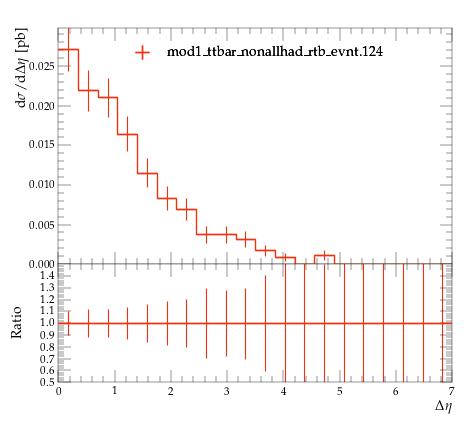

Write Python code to recreate this figure.
#! /usr/bin/env python

# This Python script was auto-generated using YODA v2.0.2.
# Analysis object: /MC_TTBAR/onelep_jetb_1_jetl_1_deta
# Timestamp: 07-08-2026 (10:19:45)

import matplotlib as mpl
import matplotlib.pyplot as plt
mpl.use('Agg') # comment out for interactive use
import os
import numpy as np

plotDir = os.path.split(os.path.realpath(__file__))[0]
if 'YODA_USER_PLOT_PATH' in globals():
    plot_outdir = globals()['YODA_USER_PLOT_PATH']
else:
    plot_outdir = plotDir

#plot style
plt.style.use(os.path.join(plotDir, '../default.mplstyle'))
# plot metadata
figW, figH = plt.rcParams['figure.figsize']
ax_xLabel = r'$\Delta \eta$'
ax_yLabel = r'$\mathrm{d}\sigma/\mathrm{d}\Delta \eta$ [pb]'
ax_title  = r''
ax_xScale = 'linear'
ax_yScale = 'linear'
xLims = (0.0, 7.0)
yLims = (0.0, 0.029835696000000002)

# TeX-friendly labels for the legend
labels = {
    'legend' : ([ r"mod1\_ttbar\_nonallhad\_rtb\_evnt.124" ], r""),
}

# Adjust canvas width and height
canvasW = 10.0
canvasH = 9.0
figW *= canvasW/10.
figH *= canvasH/9.

# Create figure and axis objects
fig, (ax, ratio0_ax) = plt.subplots(2, 1, sharex=True,
                  figsize=(figW,figH), gridspec_kw={'height_ratios': (6.0, 3.0)})

# Set figure margins
plt.subplots_adjust(
    left   = 1.0 * plt.rcParams['figure.subplot.left'],
    right  = 1.0 * plt.rcParams['figure.subplot.right'],
    top    = 1.0 * plt.rcParams['figure.subplot.top'],
    bottom = 1.0 * plt.rcParams['figure.subplot.bottom'])

ratio0_ax.yaxis.set_major_locator(mpl.ticker.MultipleLocator(0.1))
ratio0_ax.set_ylim(0.5, 1.4999)
ratio0_ax.set_ylabel('Ratio')

# the numerical data is stored in a separate file
dataf = dict()
prefix = os.path.split(__file__)[0]
if prefix:    prefix = prefix + '/'
exec(open(prefix+'onelep_jetb_1_jetl_1_deta__data.py').read(), dataf)


legend_handles = dict() # keep track of handles for the legend

# style options for curves
# starts at zorder>=5 to draw curve on top of legend
styles = {
  'mod1_ttbar_nonallhad_rtb_evnt.124.yoda.gz': {
    'color' : '#EE3311',
    'linestyle' : '-',
    'linewidth' : 1,
    'marker' : 'none',
    'markersize' : 2,
    'capsize' : 0.0,
    'zorder' : 5,
    'histstyle' : 1,
    'drawstyle' : 'steps-pre',
    'xerrorbars' : 1,
    'yerrorbars' : 1,
    'fillcolor' : None,
    'fillopacity' : 1.0,
    'ratio0_linestyle' : '-',
    'ratio0_linewidth' : 1,
    'ratio0_marker' : 'none',
    'ratio0_markersize' : 2,
    'ratio0_capsize' : 0.0,
    'ratio0_zorder' : 5,
    'ratio0_histstyle' : 1,
    'ratio0_drawstyle' : 'steps-pre',
    'ratio0_xerrorbars' : 1,
    'ratio0_yerrorbars' : 1,
  },
}

# curve from input yoda files in main panel
for label, yvals in dataf['yvals'].items():
    if all(np.isnan(v) for v in dataf['yvals'][label]):
        continue
    tmp = None
    if styles[label]['histstyle']: # draw as histogram
        xpos = dataf['xedges'][label] if styles[label]['drawstyle'] else dataf['xpoints'][label]
        ypos = np.insert(yvals, 0, yvals[0]) if styles[label]['drawstyle'] else yvals
        if styles[label]['fillcolor']: # fill area below curve
            ax.fill_between(xpos, ypos, step='pre',
                            color=styles[label]['fillcolor'],
                            alpha=styles[label]['fillopacity'])
        tmp, = ax.plot(xpos, ypos,
                       color=styles[label]['color'],
                       linestyle=styles[label]['linestyle'],
                       linewidth=styles[label]['linewidth'],
                       drawstyle=styles[label]['drawstyle'], solid_joinstyle='miter',
                       zorder=styles[label]['zorder'], label=label)
    tmp = ax.errorbar(dataf['xpoints'][label], yvals,
                      xerr=np.array(dataf['xerrs'][label])*styles[label]['xerrorbars'],
                      yerr=np.array(dataf['yerrs'][label])*styles[label]['yerrorbars'],
                      fmt=styles[label]['marker'], capsize=styles[label]['capsize'],
                      markersize=styles[label]['markersize'],
                      ecolor=styles[label]['color'],
                      color=styles[label]['color'], zorder=styles[label]['zorder'])
    tmp[-1][0].set_linestyle(styles[label]['linestyle'])
    tmp[-1][0].set_linewidth(styles[label]['linewidth'])
    if label in dataf['add_legend_handle']:  legend_handles[label] = tmp
    for varLabel in dataf['variation_yvals'].keys():
        if varLabel.startswith(label):
            tmp, = ax.plot(dataf['xedges'][label], dataf['variation_yvals'][varLabel],
                           color=styles[label]['color'],
                           linestyle=styles[label]['linestyle'],
                           linewidth=styles[label]['linewidth'],
                           drawstyle='steps-pre', solid_joinstyle='miter',
                           zorder=styles[label]['zorder'], alpha=0.5)


# plots on ratio panel
# curve from input yoda files in ratio panel
for label, yvals in dataf['ratio0_yvals'].items():
    if all(np.isnan(v) for v in yvals):
        continue
    if styles[label]['ratio0_histstyle']: # plot as histogram
        xpos = dataf['xedges']['mod1_ttbar_nonallhad_rtb_evnt.124.yoda.gz'] if styles[label]['ratio0_drawstyle'] else dataf['xpoints']['mod1_ttbar_nonallhad_rtb_evnt.124.yoda.gz']
        ypos = np.insert(yvals, 0, yvals[0]) if styles[label]['ratio0_drawstyle'] else yvals
        ratio0_ax.plot(xpos, ypos,
                       color=styles[label]['color'],
                       linewidth=styles[label]['linewidth'],
                       linestyle=styles[label]['ratio0_linestyle'],
                       drawstyle=styles[label]['ratio0_drawstyle'], zorder=styles[label]['zorder'],
                       solid_joinstyle='miter')
    tmp = ratio0_ax.errorbar(dataf['xpoints']['mod1_ttbar_nonallhad_rtb_evnt.124.yoda.gz'], yvals,
                             xerr=np.array(dataf['ref_xerrs'])*styles[label]['ratio0_xerrorbars'],
                             yerr=np.array(dataf['ratio0_yerrs'][label])*styles[label]['ratio0_yerrorbars'],
                             fmt=styles[label]['ratio0_marker'], capsize=styles[label]['ratio0_capsize'],
                             markersize=styles[label]['ratio0_markersize'],
                             ecolor=styles[label]['color'],
                             color=styles[label]['color'])
    tmp[-1][0].set_linestyle(styles[label]['ratio0_linestyle'])
    tmp[-1][0].set_linewidth(styles[label]['ratio0_linewidth'])

    for varlabel in dataf['ratio0_variation_vals'].keys():
        if varlabel.startswith(label):
            ratio0_ax.plot(dataf['xedges']['mod1_ttbar_nonallhad_rtb_evnt.124.yoda.gz'],
                            dataf['ratio0_variation_vals'][varlabel],
                            color=styles[label]['color'],
                            linestyle=styles[label]['linestyle'],
                            linewidth=styles[label]['linewidth'],
                            drawstyle='steps-pre', solid_joinstyle='miter',
                            zorder=1, alpha=0.5)

legend_items = list(legend_handles.values())
ax.add_artist(ax.legend(legend_items,
                        labels['legend'][0],
                        title=labels['legend'][1],
                        alignment='left',
                        loc='upper center',
                        bbox_to_anchor=(0.5, 0.97)))

# set plot metadata as defined above
ratio0_ax.set_xlabel(ax_xLabel)
ratio0_ax.xaxis.set_label_coords(1., -0.15)
ax.set_ylabel(ax_yLabel, ha='right', va='top')
ax.yaxis.set_label_coords(-0.11, 1.0)
ax.set_title(ax_title, loc='left')
ax.set_xscale(ax_xScale)
ax.set_yscale(ax_yScale)
ax.set_xlim(xLims)
ax.set_ylim(yLims)

# tick formatting
plt.rcParams['xtick.top'] = True
plt.rcParams['ytick.right'] = True
fig.align_ylabels((ax, ratio0_ax))
plt.savefig(os.path.join(plot_outdir, 'onelep_jetb_1_jetl_1_deta.pdf'), format='PDF')
plt.savefig(os.path.join(plot_outdir, 'onelep_jetb_1_jetl_1_deta.png'), format='PNG')

plt.close(fig)
